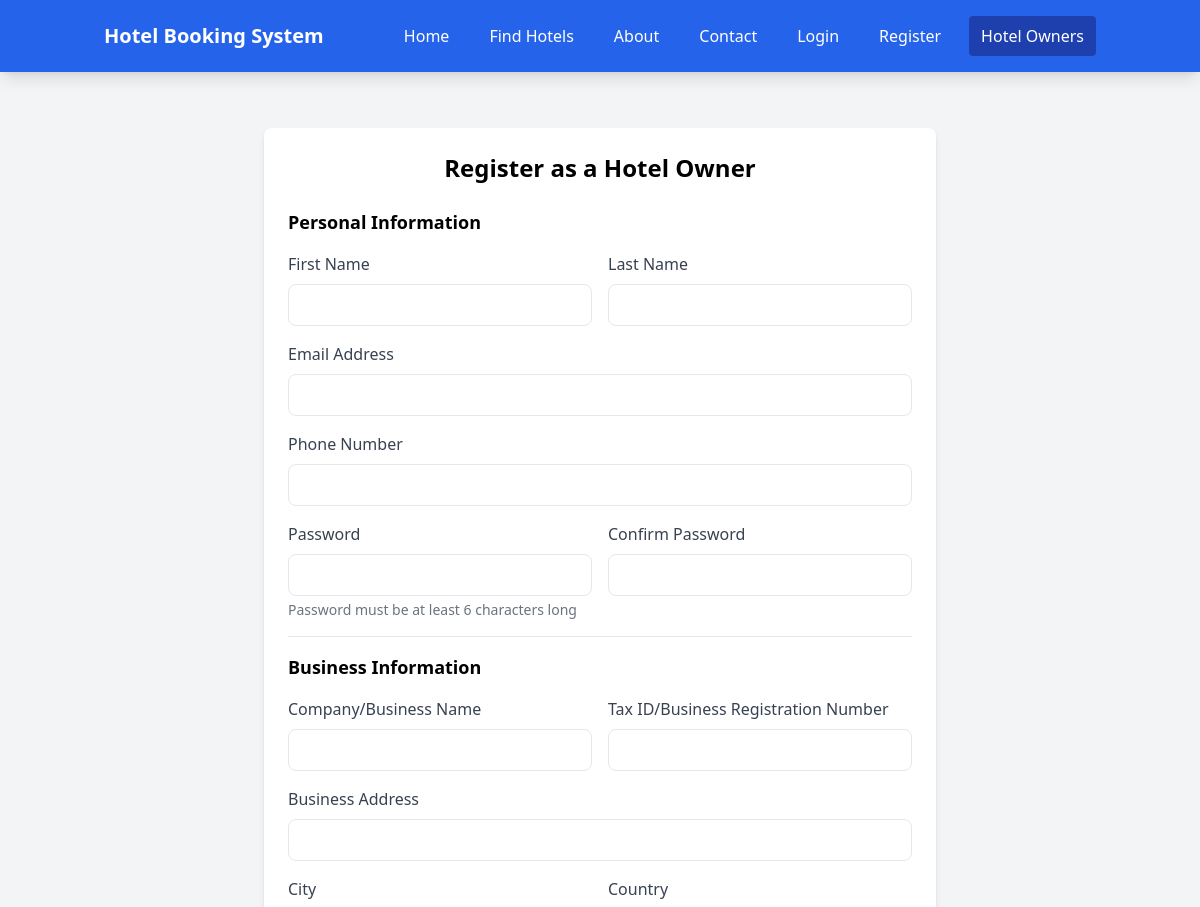
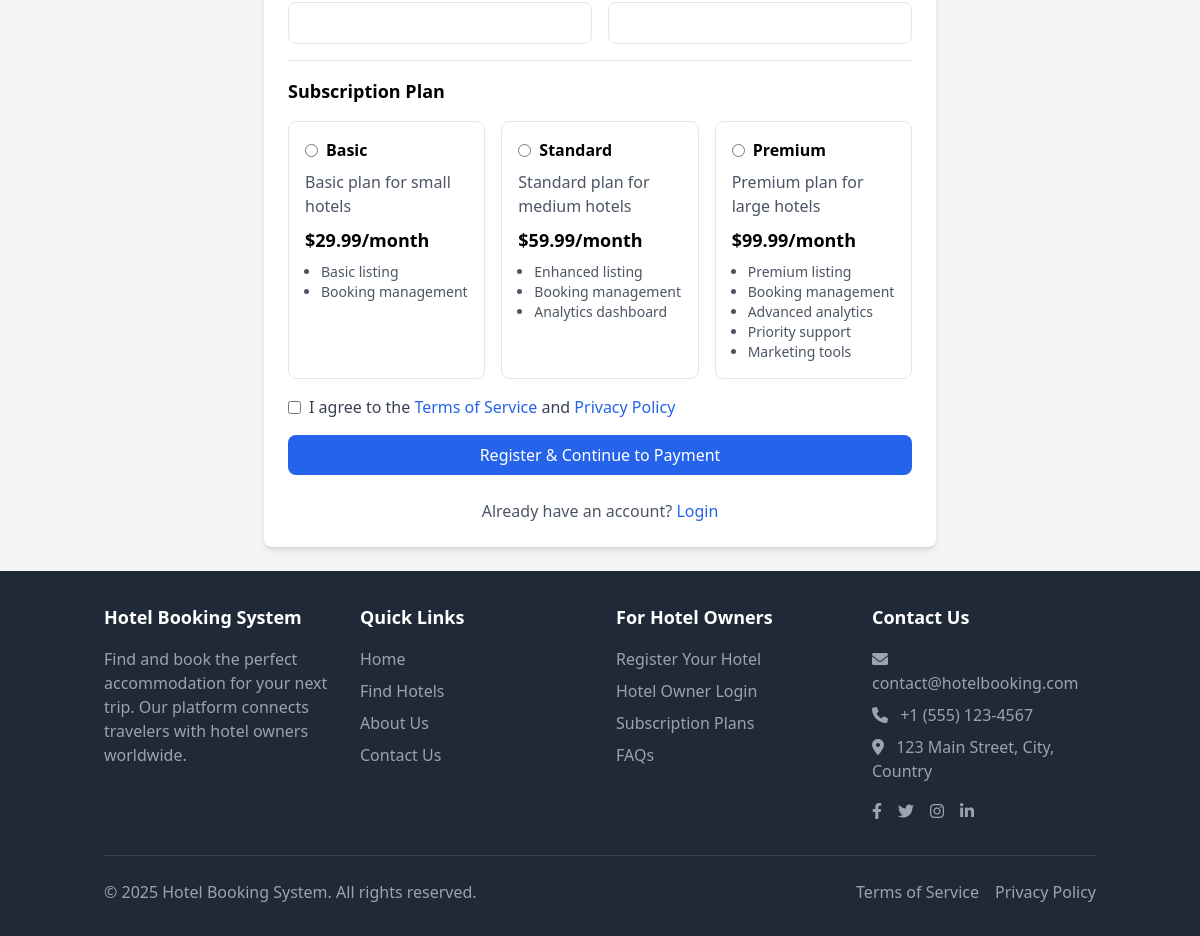
/hotel/register.php, run on the app's committed database (2 pictures, top to bottom).
### tables this page shows
CREATE TABLE subscription_plans (
    id INT AUTO_INCREMENT PRIMARY KEY,
    name VARCHAR(50) NOT NULL,
    description TEXT,
    price DECIMAL(10,2) NOT NULL,
    duration INT NOT NULL COMMENT 'Duration in days',
    features TEXT,
    created_at TIMESTAMP DEFAULT CURRENT_TIMESTAMP,
    updated_at TIMESTAMP DEFAULT CURRENT_TIMESTAMP ON UPDATE CURRENT_TIMESTAMP
);

### includes/database.php (called while the page is built, shortened)
<?php
class Database {
    private $host = DB_HOST;
    private $user = DB_USER;
    private $pass = DB_PASS;
    private $dbname = DB_NAME;
    private $conn;
    private $stmt;
    public function __construct() {
        $dsn = 'mysql:host=' . $this->host . ';dbname=' . $this->dbname;
        $options = array(
            PDO::ATTR_PERSISTENT => true,
            PDO::ATTR_ERRMODE => PDO::ERRMODE_EXCEPTION,
            PDO::ATTR_DEFAULT_FETCH_MODE => PDO::FETCH_ASSOC,
            PDO::MYSQL_ATTR_INIT_COMMAND => "SET NAMES utf8"
        );
        try {
            $this->conn = new PDO($dsn, $this->user, $this->pass, $options);
        } catch(PDOException $e) {
            $this->error = $e->getMessage();
            echo 'Connection Error: ' . $this->error;
        }
    }
    public function query($query) {
        $this->stmt = $this->conn->prepare($query);
    }
    public function execute() {
        return $this->stmt->execute();
    }
    public function resultSet() {
        $this->execute();
        return $this->stmt->fetchAll();
    }
}

### includes/init.php (called while the page is built, shortened)
<?php
require_once __DIR__ . '/database.php';
require_once __DIR__ . '/functions.php';
$db = new Database();

### includes/functions.php (called while the page is built, shortened)
<?php
function formatCurrency($amount) {
    return '$' . number_format($amount, 2);
}

### hotel/register.php (the view, shortened to what this page needs)
<?php
require_once '../includes/init.php';
$db->query("SELECT * FROM subscription_plans ORDER BY price ASC");
$subscriptionPlans = $db->resultSet();
require_once '../includes/header.php';
?>
<div class="max-w-2xl mx-auto bg-white rounded-lg shadow-md p-6 mt-8">
    <h2 class="text-2xl font-bold mb-6 text-center">Register as a Hotel Owner</h2>
    <form action="<?php echo htmlspecialchars($_SERVER['PHP_SELF']); ?>" method="POST" class="space-y-4">
        <h3 class="text-lg font-semibold mb-2">Personal Information</h3>
        <div class="grid grid-cols-1 md:grid-cols-2 gap-4">
            <div>
                <label for="first_name" class="block text-gray-700 font-medium mb-2">First Name</label>
                <input type="text" id="first_name" name="first_name" value="<?php echo isset($firstName) ? $firstName : ''; ?>" class="w-full px-4 py-2 border rounded-lg focus:outline-none focus:ring-2 focus:ring-blue-500" required>
            </div>
            <div>
                <label for="last_name" class="block text-gray-700 font-medium mb-2">Last Name</label>
                <input type="text" id="last_name" name="last_name" value="<?php echo isset($lastName) ? $lastName : ''; ?>" class="w-full px-4 py-2 border rounded-lg focus:outline-none focus:ring-2 focus:ring-blue-500" required>
            </div>
        </div>
        <div>
            <label for="email" class="block text-gray-700 font-medium mb-2">Email Address</label>
            <input type="email" id="email" name="email" value="<?php echo isset($email) ? $email : ''; ?>" class="w-full px-4 py-2 border rounded-lg focus:outline-none focus:ring-2 focus:ring-blue-500" required>
        </div>
        <div>
            <label for="phone" class="block text-gray-700 font-medium mb-2">Phone Number</label>
            <input type="tel" id="phone" name="phone" value="<?php echo isset($phone) ? $phone : ''; ?>" class="w-full px-4 py-2 border rounded-lg focus:outline-none focus:ring-2 focus:ring-blue-500">
        </div>
        <div class="grid grid-cols-1 md:grid-cols-2 gap-4">
            <div>
                <label for="password" class="block text-gray-700 font-medium mb-2">Password</label>
                <input type="password" id="password" name="password" class="w-full px-4 py-2 border rounded-lg focus:outline-none focus:ring-2 focus:ring-blue-500" required>
                <p class="text-sm text-gray-500 mt-1">Password must be at least 6 characters long</p>
            </div>
            <div>
                <label for="confirm_password" class="block text-gray-700 font-medium mb-2">Confirm Password</label>
                <input type="password" id="confirm_password" name="confirm_password" class="w-full px-4 py-2 border rounded-lg focus:outline-none focus:ring-2 focus:ring-blue-500" required>
            </div>
        </div>
        <hr class="my-6">
        <h3 class="text-lg font-semibold mb-2">Business Information</h3>
        <div class="grid grid-cols-1 md:grid-cols-2 gap-4">
            <div>
                <label for="company_name" class="block text-gray-700 font-medium mb-2">Company/Business Name</label>
                <input type="text" id="company_name" name="company_name" value="<?php echo isset($companyName) ? $companyName : ''; ?>" class="w-full px-4 py-2 border rounded-lg focus:outline-none focus:ring-2 focus:ring-blue-500" required>
            </div>
            <div>
                <label for="tax_id" class="block text-gray-700 font-medium mb-2">Tax ID/Business Registration Number</label>
                <input type="text" id="tax_id" name="tax_id" value="<?php echo isset($taxId) ? $taxId : ''; ?>" class="w-full px-4 py-2 border rounded-lg focus:outline-none focus:ring-2 focus:ring-blue-500">
            </div>
        </div>
        <div>
            <label for="address" class="block text-gray-700 font-medium mb-2">Business Address</label>
            <input type="text" id="address" name="address" value="<?php echo isset($address) ? $address : ''; ?>" class="w-full px-4 py-2 border rounded-lg focus:outline-none focus:ring-2 focus:ring-blue-500">
        </div>
        <div class="grid grid-cols-1 md:grid-cols-2 gap-4">
            <div>
                <label for="city" class="block text-gray-700 font-medium mb-2">City</label>
                <input type="text" id="city" name="city" value="<?php echo isset($city) ? $city : ''; ?>" class="w-full px-4 py-2 border rounded-lg focus:outline-none focus:ring-2 focus:ring-blue-500">
            </div>
            <div>
                <label for="country" class="block text-gray-700 font-medium mb-2">Country</label>
                <input type="text" id="country" name="country" value="<?php echo isset($country) ? $country : ''; ?>" class="w-full px-4 py-2 border rounded-lg focus:outline-none focus:ring-2 focus:ring-blue-500">
            </div>
        </div>
        <hr class="my-6">
        <h3 class="text-lg font-semibold mb-2">Subscription Plan</h3>
        <div class="grid grid-cols-1 md:grid-cols-3 gap-4">
            <?php foreach ($subscriptionPlans as $plan): ?>
                <div class="border rounded-lg p-4 <?php echo (isset($subscriptionId) && $subscriptionId == $plan['id']) ? 'border-blue-500 bg-blue-50' : ''; ?>">
                    <div class="flex items-center mb-2">
                        <input type="radio" id="plan_<?php echo $plan['id']; ?>" name="subscription_id" value="<?php echo $plan['id']; ?>" <?php echo (isset($subscriptionId) && $subscriptionId == $plan['id']) ? 'checked' : ''; ?> class="mr-2">
                        <label for="plan_<?php echo $plan['id']; ?>" class="font-bold"><?php echo $plan['name']; ?></label>
                    </div>
                    <p class="text-gray-600 mb-2"><?php echo $plan['description']; ?></p>
                    <p class="font-bold text-lg"><?php echo formatCurrency($plan['price']); ?>/month</p>
                    <?php
                    $features = json_decode($plan['features'], true);
                    if ($features && isset($features['features'])):
                    ?>
                        <ul class="text-sm text-gray-600 mt-2 list-disc pl-4">
                            <?php foreach ($features['features'] as $feature): ?>
                                <li><?php echo $feature; ?></li>
                            <?php endforeach; ?>
                        </ul>
                    <?php endif; ?>
                </div>
            <?php endforeach; ?>
        </div>
        <div class="flex items-center mt-4">
            <input type="checkbox" id="terms" name="terms" class="mr-2" required>
            <label for="terms" class="text-gray-700">I agree to the <a href="../terms.php" class="text-blue-600 hover:underline">Terms of Service</a> and <a href="../privacy.php" class="text-blue-600 hover:underline">Privacy Policy</a></label>
        </div>
        <div>
            <button type="submit" class="w-full bg-blue-600 text-white py-2 px-4 rounded-lg font-medium hover:bg-blue-700 transition duration-200">Register & Continue to Payment</button>
        </div>
    </form>
    <div class="mt-6 text-center">
        <p class="text-gray-600">Already have an account? <a href="login.php" class="text-blue-600 hover:underline">Login</a></p>
    </div>
</div>
<?php require_once '../includes/footer.php'; ?>

### includes/header.php (shortened to what this page needs)
<!DOCTYPE html>
<html lang="en">
<head>
    <script src="https://cdn.tailwindcss.com"></script>
    <link rel="stylesheet" href="https://cdnjs.cloudflare.com/ajax/libs/font-awesome/6.0.0/css/all.min.css">
    <link rel="stylesheet" type="text/css" href="https://cdn.jsdelivr.net/npm/daterangepicker/daterangepicker.css" />
</head>
<body class="bg-gray-100 min-h-screen flex flex-col">
    <nav class="bg-blue-600 text-white shadow-lg">
        <div class="container mx-auto px-4">
            <div class="flex justify-between items-center py-4">
                <div class="flex items-center">
                    <a href="<?php echo SITE_URL; ?>" class="text-xl font-bold">
                        <?php echo SITE_NAME; ?>
                    </a>
                </div>
                <div class="hidden md:flex items-center space-x-4">
                    <a href="<?php echo SITE_URL; ?>" class="px-3 py-2 rounded hover:bg-blue-700">Home</a>
                    <a href="<?php echo SITE_URL; ?>/search.php" class="px-3 py-2 rounded hover:bg-blue-700">Find Hotels</a>
                    <a href="<?php echo SITE_URL; ?>/about.php" class="px-3 py-2 rounded hover:bg-blue-700">About</a>
                    <a href="<?php echo SITE_URL; ?>/contact.php" class="px-3 py-2 rounded hover:bg-blue-700">Contact</a>
                    <?php if (isset($currentUser)): ?>
                        <div class="relative group">
                            <button class="flex items-center px-3 py-2 rounded hover:bg-blue-700">
                                <span class="mr-2"><?php echo $currentUser['first_name']; ?></span>
                                <i class="fas fa-chevron-down text-xs"></i>
                            </button>
                            <div class="absolute right-0 mt-2 w-48 bg-white rounded-md shadow-lg hidden group-hover:block z-10">
                                <a href="<?php echo USER_URL; ?>/dashboard.php" class="block px-4 py-2 text-gray-800 hover:bg-gray-100">Dashboard</a>
                                <a href="<?php echo USER_URL; ?>/bookings.php" class="block px-4 py-2 text-gray-800 hover:bg-gray-100">My Bookings</a>
                                <a href="<?php echo USER_URL; ?>/profile.php" class="block px-4 py-2 text-gray-800 hover:bg-gray-100">Profile</a>
                                <a href="<?php echo USER_URL; ?>/logout.php" class="block px-4 py-2 text-gray-800 hover:bg-gray-100">Logout</a>
                            </div>
                        </div>
                    <?php else: ?>
                        <a href="<?php echo USER_URL; ?>/login.php" class="px-3 py-2 rounded hover:bg-blue-700">Login</a>
                        <a href="<?php echo USER_URL; ?>/register.php" class="px-3 py-2 rounded hover:bg-blue-700">Register</a>
                        <a href="<?php echo HOTEL_URL; ?>/login.php" class="px-3 py-2 bg-blue-800 rounded hover:bg-blue-900">Hotel Owners</a>
                    <?php endif; ?>
                </div>
            </div>
        </div>
    </nav>
    <main class="flex-grow">
        <div class="container mx-auto px-4 py-6">

### includes/footer.php (shortened to what this page needs)
        </div>
    </main>
    <footer class="bg-gray-800 text-white py-8">
        <div class="container mx-auto px-4">
            <div class="grid grid-cols-1 md:grid-cols-4 gap-8">
                <div>
                    <h3 class="text-lg font-semibold mb-4"><?php echo SITE_NAME; ?></h3>
                    <p class="text-gray-400">Find and book the perfect accommodation for your next trip. Our platform connects travelers with hotel owners worldwide.</p>
                </div>
                <div>
                    <h3 class="text-lg font-semibold mb-4">Quick Links</h3>
                    <ul class="space-y-2">
                        <li><a href="<?php echo SITE_URL; ?>" class="text-gray-400 hover:text-white">Home</a></li>
                        <li><a href="<?php echo SITE_URL; ?>/search.php" class="text-gray-400 hover:text-white">Find Hotels</a></li>
                        <li><a href="<?php echo SITE_URL; ?>/about.php" class="text-gray-400 hover:text-white">About Us</a></li>
                        <li><a href="<?php echo SITE_URL; ?>/contact.php" class="text-gray-400 hover:text-white">Contact Us</a></li>
                    </ul>
                </div>
                <div>
                    <h3 class="text-lg font-semibold mb-4">For Hotel Owners</h3>
                    <ul class="space-y-2">
                        <li><a href="<?php echo HOTEL_URL; ?>/register.php" class="text-gray-400 hover:text-white">Register Your Hotel</a></li>
                        <li><a href="<?php echo HOTEL_URL; ?>/login.php" class="text-gray-400 hover:text-white">Hotel Owner Login</a></li>
                        <li><a href="<?php echo SITE_URL; ?>/pricing.php" class="text-gray-400 hover:text-white">Subscription Plans</a></li>
                        <li><a href="<?php echo SITE_URL; ?>/faq.php" class="text-gray-400 hover:text-white">FAQs</a></li>
                    </ul>
                </div>
                <div>
                    <h3 class="text-lg font-semibold mb-4">Contact Us</h3>
                    <ul class="space-y-2 text-gray-400">
                        <li><i class="fas fa-envelope mr-2"></i> contact@hotelbooking.com</li>
                        <li><i class="fas fa-phone mr-2"></i> +1 (555) 123-4567</li>
                        <li><i class="fas fa-map-marker-alt mr-2"></i> 123 Main Street, City, Country</li>
                    </ul>
                    <div class="mt-4 flex space-x-4">
                        <a href="#" class="text-gray-400 hover:text-white"><i class="fab fa-facebook-f"></i></a>
                        <a href="#" class="text-gray-400 hover:text-white"><i class="fab fa-twitter"></i></a>
                        <a href="#" class="text-gray-400 hover:text-white"><i class="fab fa-instagram"></i></a>
                        <a href="#" class="text-gray-400 hover:text-white"><i class="fab fa-linkedin-in"></i></a>
                    </div>
                </div>
            </div>
            <div class="border-t border-gray-700 mt-8 pt-6 flex flex-col md:flex-row justify-between items-center">
                <p class="text-gray-400">&copy; <?php echo date('Y'); ?> <?php echo SITE_NAME; ?>. All rights reserved.</p>
                <div class="mt-4 md:mt-0 flex space-x-4">
                    <a href="<?php echo SITE_URL; ?>/terms.php" class="text-gray-400 hover:text-white">Terms of Service</a>
                    <a href="<?php echo SITE_URL; ?>/privacy.php" class="text-gray-400 hover:text-white">Privacy Policy</a>
                </div>
            </div>
        </div>
    </footer>
</body>
</html>

### data on the page
subscription_plans: name "Basic", description "Basic plan for small hotels", price "$29.99", features "Basic listing", features "Booking management"
subscription_plans: name "Standard", description "Standard plan for medium hotels", price "$59.99", features "Enhanced listing", features "Booking management", features "Analytics dashboard"
subscription_plans: name "Premium", description "Premium plan for large hotels", price "$99.99", features "Premium listing", features "Booking management", features "Advanced analytics", features "Priority support", features "Marketing tools"

### other printed values
SITE_NAME "Hotel Booking System"
